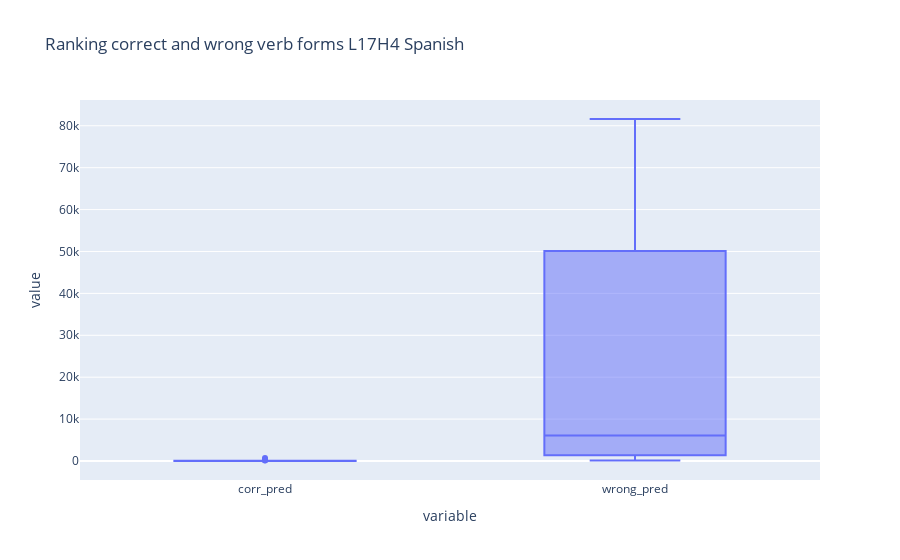

Notebook cell for this chart:
### Code cell
df = pd.DataFrame.from_dict(ranking_dict)
import plotly.express as px
fig = px.box(df, title=f'Ranking correct and wrong verb forms L{layer_index}H{head_index} Spanish')
fig.show()

### Figure 1 — Plotly figure (JSON) as saved in the notebook; plotly's stock layout.template omitted (floating-point values rounded to 4 significant figures)
{"data": [{"alignmentgroup": "True", "hovertemplate": "variable=%{x}<br>value=%{y}<extra></extra>", "legendgroup": "", "marker": {"color": "#636efa"}, "name": "", "notched": false, "offsetgroup": "", "orientation": "v", "showlegend": false, "type": "box", "x": ["corr_pred", "corr_pred", "corr_pred", "corr_pred", "corr_pred", "corr_pred", "corr_pred", "corr_pred", "corr_pred", "corr_pred", "corr_pred", "corr_pred", "corr_pred", "corr_pred", "corr_pred", "corr_pred", "corr_pred", "corr_pred", "corr_pred", "corr_pred", "corr_pred", "corr_pred", "corr_pred", "corr_pred", "corr_pred", "corr_pred", "corr_pred", "corr_pred", "corr_pred", "corr_pred", "corr_pred", "corr_pred", "corr_pred", "corr_pred", "corr_pred", "corr_pred", "corr_pred", "corr_pred", "corr_pred", "corr_pred", "corr_pred", "corr_pred", "corr_pred", "corr_pred", "corr_pred", "corr_pred", "corr_pred", "corr_pred", "corr_pred", "corr_pred", "wrong_pred", "wrong_pred", "wrong_pred", "wrong_pred", "wrong_pred", "wrong_pred", "wrong_pred", "wrong_pred", "wrong_pred", "wrong_pred", "wrong_pred", "wrong_pred", "wrong_pred", "wrong_pred", "wrong_pred", "wrong_pred", "wrong_pred", "wrong_pred", "wrong_pred", "wrong_pred", "wrong_pred", "wrong_pred", "wrong_pred", "wrong_pred", "wrong_pred", "wrong_pred", "wrong_pred", "wrong_pred", "wrong_pred", "wrong_pred", "wrong_pred", "wrong_pred", "wrong_pred", "wrong_pred", "wrong_pred", "wrong_pred", "wrong_pred", "wrong_pred", "wrong_pred", "wrong_pred", "wrong_pred", "wrong_pred", "wrong_pred", "wrong_pred", "wrong_pred", "wrong_pred", "wrong_pred", "wrong_pred", "wrong_pred", "wrong_pred"], "x0": " ", "xaxis": "x", "y": [61, 5, 34, 5, 2, 33, 48, 165, 8, 1, 2, 3, 58, 59, 12, 5, 21, 745, 7, 2, 9, 85, 1, 18, 3, 9, 55, 11, 20, 10, 8, 2, 5, 145, 357, 2, 3, 228, 1, 3, 252, 69, 1, 6, 9, 6, 21, 10, 48, 7, 24205, 69432, 3319, 554, 81617, 175, 339, 1891, 74413, 51518, 81579, 73561, 135, 1403, 260, 26578, 5401, 7417, 39726, 3694, 697, 4252, 63861, 144, 52388, 43232, 1332, 2090, 583, 54331, 24555, 60474, 6752, 2102, 1683, 58487, 50132, 222, 56534, 25527, 4715, 1375, 2153, 32644, 1838, 41146, 7304, 22901, 539, 387], "y0": " ", "yaxis": "y"}], "layout": {"boxmode": "group", "legend": {"tracegroupgap": 0}, "title": {"text": "Ranking correct and wrong verb forms L17H4 Spanish"}, "xaxis": {"anchor": "y", "domain": [0, 1], "title": {"text": "variable"}}, "yaxis": {"anchor": "x", "domain": [0, 1], "title": {"text": "value"}}}}
